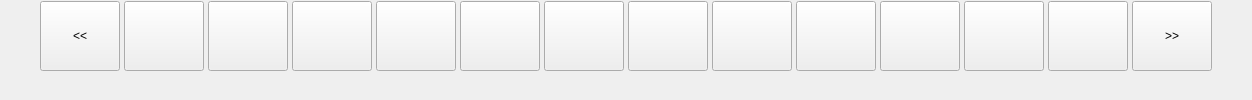
    <widget class="QWidget" name="widget_chinese_" native="true">
     <property name="maximumSize">
      <size>
       <width>16777215</width>
       <height>100</height>
      </size>
     </property>
     <layout class="QVBoxLayout" name="verticalLayout_2">
      <property name="spacing">
       <number>0</number>
      </property>
      <property name="leftMargin">
       <number>0</number>
      </property>
      <property name="topMargin">
       <number>0</number>
      </property>
      <property name="rightMargin">
       <number>0</number>
      </property>
      <property name="bottomMargin">
       <number>0</number>
      </property>
      <item>
       <layout class="QHBoxLayout" name="horizontalLayout_6">
        <property name="spacing">
         <number>4</number>
        </property>
        <property name="leftMargin">
         <number>0</number>
        </property>
        <property name="topMargin">
         <number>0</number>
        </property>
        <item>
         <spacer name="horizontalSpacer_12">
          <property name="orientation">
           <enum>Qt::Horizontal</enum>
          </property>
          <property name="sizeHint" stdset="0">
           <size>
            <width>40</width>
            <height>20</height>
           </size>
          </property>
         </spacer>
        </item>
        <item>
         <widget class="QPushButton" name="btn_last_">
          <property name="minimumSize">
           <size>
            <width>80</width>
            <height>70</height>
           </size>
          </property>
          <property name="maximumSize">
           <size>
            <width>80</width>
            <height>70</height>
           </size>
          </property>
          <property name="focusPolicy">
           <enum>Qt::NoFocus</enum>
          </property>
          <property name="text">
           <string>&lt;&lt;</string>
          </property>
         </widget>
        </item>
        <item>
         <widget class="QPushButton" name="word_0_">
          <property name="minimumSize">
           <size>
            <width>80</width>
            <height>70</height>
           </size>
          </property>
          <property name="maximumSize">
           <size>
            <width>80</width>
            <height>70</height>
           </size>
          </property>
          <property name="focusPolicy">
           <enum>Qt::NoFocus</enum>
          </property>
          <property name="text">
           <string/>
          </property>
         </widget>
        </item>
        <item>
         <widget class="QPushButton" name="word_1_">
          <property name="minimumSize">
           <size>
            <width>80</width>
            <height>70</height>
           </size>
          </property>
          <property name="maximumSize">
           <size>
            <width>80</width>
            <height>70</height>
           </size>
          </property>
          <property name="focusPolicy">
           <enum>Qt::NoFocus</enum>
          </property>
          <property name="text">
           <string/>
          </property>
         </widget>
        </item>
        <item>
         <widget class="QPushButton" name="word_2_">
          <property name="minimumSize">
           <size>
            <width>80</width>
            <height>70</height>
           </size>
          </property>
          <property name="maximumSize">
           <size>
            <width>80</width>
            <height>70</height>
           </size>
          </property>
          <property name="focusPolicy">
           <enum>Qt::NoFocus</enum>
          </property>
          <property name="text">
           <string/>
          </property>
         </widget>
        </item>
        <item>
         <widget class="QPushButton" name="word_3_">
          <property name="minimumSize">
           <size>
            <width>80</width>
            <height>70</height>
           </size>
          </property>
          <property name="maximumSize">
           <size>
            <width>80</width>
            <height>70</height>
           </size>
          </property>
          <property name="focusPolicy">
           <enum>Qt::NoFocus</enum>
          </property>
          <property name="text">
           <string/>
          </property>
         </widget>
        </item>
        <item>
         <widget class="QPushButton" name="word_4_">
          <property name="minimumSize">
           <size>
            <width>80</width>
            <height>70</height>
           </size>
          </property>
          <property name="maximumSize">
           <size>
            <width>80</width>
            <height>70</height>
           </size>
          </property>
          <property name="focusPolicy">
           <enum>Qt::NoFocus</enum>
          </property>
          <property name="text">
           <string/>
          </property>
         </widget>
        </item>
        <item>
         <widget class="QPushButton" name="word_5_">
          <property name="minimumSize">
           <size>
            <width>80</width>
            <height>70</height>
           </size>
          </property>
          <property name="maximumSize">
           <size>
            <width>80</width>
            <height>70</height>
           </size>
          </property>
          <property name="focusPolicy">
           <enum>Qt::NoFocus</enum>
          </property>
          <property name="text">
           <string/>
          </property>
         </widget>
        </item>
        <item>
         <widget class="QPushButton" name="word_6_">
          <property name="minimumSize">
           <size>
            <width>80</width>
            <height>70</height>
           </size>
          </property>
          <property name="maximumSize">
           <size>
            <width>80</width>
            <height>70</height>
           </size>
          </property>
          <property name="focusPolicy">
           <enum>Qt::NoFocus</enum>
          </property>
          <property name="text">
           <string/>
          </property>
         </widget>
        </item>
        <item>
         <widget class="QPushButton" name="word_7_">
          <property name="minimumSize">
           <size>
            <width>80</width>
            <height>70</height>
           </size>
          </property>
          <property name="maximumSize">
           <size>
            <width>80</width>
            <height>70</height>
           </size>
          </property>
          <property name="focusPolicy">
           <enum>Qt::NoFocus</enum>
          </property>
          <property name="text">
           <string/>
          </property>
         </widget>
        </item>
        <item>
         <widget class="QPushButton" name="word_8_">
          <property name="minimumSize">
           <size>
            <width>80</width>
            <height>70</height>
           </size>
          </property>
          <property name="maximumSize">
           <size>
            <width>80</width>
            <height>70</height>
           </size>
          </property>
          <property name="focusPolicy">
           <enum>Qt::NoFocus</enum>
          </property>
          <property name="text">
           <string/>
          </property>
         </widget>
        </item>
        <item>
         <widget class="QPushButton" name="word_9_">
          <property name="minimumSize">
           <size>
            <width>80</width>
            <height>70</height>
           </size>
          </property>
          <property name="maximumSize">
           <size>
            <width>80</width>
            <height>70</height>
           </size>
          </property>
          <property name="focusPolicy">
           <enum>Qt::NoFocus</enum>
          </property>
          <property name="text">
           <string/>
          </property>
         </widget>
        </item>
        <item>
         <widget class="QPushButton" name="word_10_">
          <property name="minimumSize">
           <size>
            <width>80</width>
            <height>70</height>
           </size>
          </property>
          <property name="maximumSize">
           <size>
            <width>80</width>
            <height>70</height>
           </size>
          </property>
          <property name="focusPolicy">
           <enum>Qt::NoFocus</enum>
          </property>
          <property name="text">
           <string/>
          </property>
         </widget>
        </item>
        <item>
         <widget class="QPushButton" name="word_11_">
          <property name="minimumSize">
           <size>
            <width>80</width>
            <height>70</height>
           </size>
          </property>
          <property name="maximumSize">
           <size>
            <width>80</width>
            <height>70</height>
           </size>
          </property>
          <property name="focusPolicy">
           <enum>Qt::NoFocus</enum>
          </property>
          <property name="text">
           <string/>
          </property>
         </widget>
        </item>
        <item>
         <widget class="QPushButton" name="btn_next_">
          <property name="minimumSize">
           <size>
            <width>80</width>
            <height>70</height>
           </size>
          </property>
          <property name="maximumSize">
           <size>
            <width>80</width>
            <height>70</height>
           </size>
          </property>
          <property name="focusPolicy">
           <enum>Qt::NoFocus</enum>
          </property>
          <property name="text">
           <string>&gt;&gt;</string>
          </property>
         </widget>
        </item>
        <item>
         <spacer name="horizontalSpacer_11">
          <property name="orientation">
           <enum>Qt::Horizontal</enum>
          </property>
          <property name="sizeHint" stdset="0">
           <size>
            <width>40</width>
            <height>20</height>
           </size>
          </property>
         </spacer>
        </item>
       </layout>
      </item>
      <item>
       <widget class="QLabel" name="lab_pinying_">
        <property name="minimumSize">
         <size>
          <width>0</width>
          <height>25</height>
         </size>
        </property>
        <property name="maximumSize">
         <size>
          <width>16777215</width>
          <height>25</height>
         </size>
        </property>
        <property name="text">
         <string/>
        </property>
        <property name="alignment">
         <set>Qt::AlignCenter</set>
        </property>
       </widget>
      </item>
     </layout>
    </widget>
